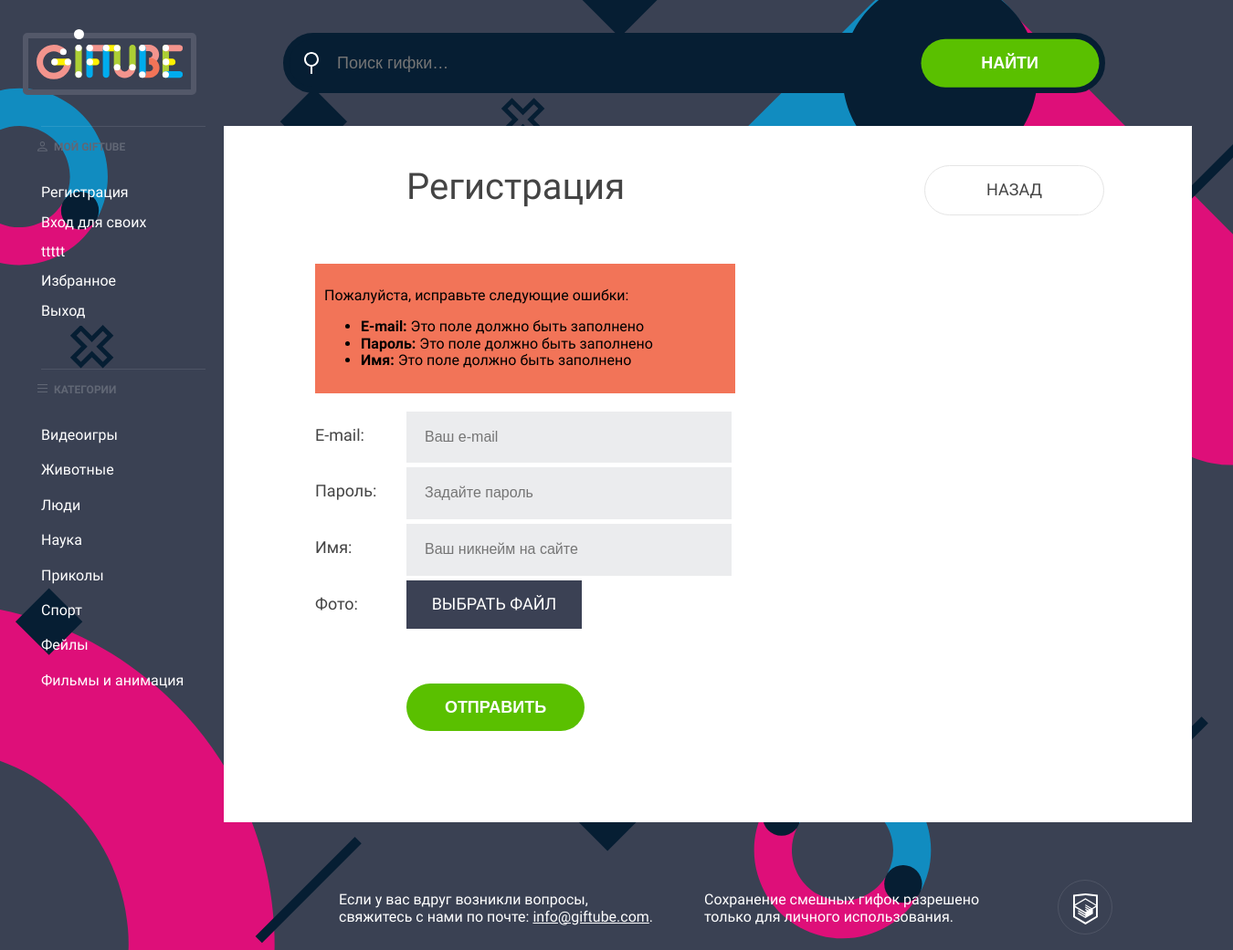
The app's page /signup.php with its own data.
### tables this page shows
CREATE TABLE categories (
  id            INT AUTO_INCREMENT PRIMARY KEY,
  name          CHAR(128) NOT NULL
);

### functions.php (called while the page is built, shortened)
<?php
function include_template($name, array $data = []) {
    $name = 'templates/' . $name;
    extract($data);
    require $name;
    $result = ob_get_clean();
    return $result;
}

### templates/layout.php (the view, shortened to what this page needs)
<!DOCTYPE html>
<html lang="ru">
<head>
    <link rel="stylesheet" href="../css/normalize.css">
    <link rel="stylesheet" href="../css/style.css">
    <link rel="stylesheet" href="../css/custom.css">
</head>
<body>
    <div class="container">
        <header class="main-header">
            <a class="logo" href="/index.php">
                <img class="logo__img" src="../img/logotype.svg" alt="Giftube" width="160" height="38">
            </a>
            <form class="search" action="/search.php" method="get">
                <div class="search__control">
                    <input class="search__text" type="text" name="q" value="" placeholder="Поиск гифки…">
                    <div class="search__submit">
                        <input class="button" type="submit" name="" value="Найти">
                    </div>
                </div>
            </form>
        </header>
        <div class="main-content">
            <section class="navigation">
                <div class="navigation__item">
                    <h3 class="navigation__title navigation__title--account">Мой Giftube</h3>
                    <nav class="navigation__links">
                        <a href="/signup.php">Регистрация</a>
                        <a href="/signin.php">Вход для своих</a>
                    </nav>
                    <nav class="navigation__links">
                        <a href="javascript:;">ttttt</a>
                        <a href="/favorites.php">Избранное</a>
                        <a href="/logout">Выход</a>
                    </nav>
                </div>
                <div class="navigation__item">
                    <h3 class="navigation__title navigation__title--list">Категории</h3>
                    <nav class="navigation__links">
                        <?php foreach ($categories as $category): ?>
                            <a href="/"><?= $category['name']; ?></a>
                        <?php endforeach; ?>
                    </nav>
                </div>
            </section>
            <main class="content"><?= $content; ?></main>
        </div>
        <footer class="main-footer">
            <div class="main-footer__col">Если у вас вдруг возникли вопросы, свяжитесь с нами по почте: <a href="mailto:info@giftube.com">info@giftube.com</a>.</div>
            <div class="main-footer__col">Сохранение смешных гифок разрешено только для личного использования.</div>
            <div class="main-footer__col main-footer__col--short">
                <a class="copyright-logo" href="/"><img src="img/htmlacademy.svg" alt="" width="27" height="34"></a>
            </div>
        </footer>
    </div>
</body>
</html>

### css/style.css (style rules this page uses)
body { min-width: 1340px; font-size: 16px; font-family: "Roboto", sans-serif; color: #ffffff; background-color: #3a4153; background-image: url("../img/background-pattern.svg"); background-position: -460px -75px; background-size: 1920px; }
.container { width: 1300px; margin: 0 auto; padding: 0 20px; }
.button { display: inline-block; width: 195px; padding: 16px 0; font-weight: 700; font-size: 18px; text-align: center; color: inherit; text-transform: uppercase; text-decoration: none; background-color: #5ac000; border: 0; border-radius: 30px; }
.main-header { display: flex; margin-bottom: 34px; padding-top: 36px; }
.logo { position: relative; margin-right: 95px; border: 6px solid #535869; border-radius: 5px; }
.logo::before { content: ""; position: absolute; top: -10px; left: 50px; width: 11px; height: 11px; background-color: #ffffff; border-radius: 50%; }
.logo__img { padding: 7px 9px; }
.search { width: 900px; }
.search__control { position: relative; display: flex; height: 52px; padding: 7px; }
.search__text { position: relative; z-index: 1; width: 628px; margin-right: 10px; padding-left: 52px; font-size: 18px; color: inherit; background-color: transparent; background-image: url("../img/search.svg"); background-repeat: no-repeat; background-position: 16px 50%; border: 0; outline: none; }
.search__submit { position: relative; width: 195px; }
.search__submit::after { content: ""; position: absolute; top: -7px; left: -698px; width: 886px; height: 52px; border: 7px solid #061e33; border-radius: 50px; }
.search__submit .button { position: absolute; top: 50%; left: 50%; z-index: 1; border-radius: 40px; transform: translate(-50%, -50%); transition: 0.1s; }
.main-content { display: flex; margin-bottom: 76px; }
.navigation { width: 180px; padding: 0 20px; color: #ffffff; }
.navigation__item { margin-bottom: 45px; padding-top: 6px; border-top: 1px solid rgba(255, 255, 255, 0.1); }
.navigation__title { position: relative; margin: 10px 0 28px; padding-left: 14px; font-size: 12px; color: #616775; text-transform: uppercase; }
.navigation__title::before { content: ""; position: absolute; left: -4px; background-repeat: no-repeat; background-position: 0 0; }
.navigation__title--account::before { width: 11px; height: 11px; background-image: url("../img/user.svg"); }
.navigation__title--list::before { width: 11px; height: 9px; background-image: url("../img/list.svg"); }
.navigation__title--list + .navigation__links a { margin-bottom: 10px; }
.navigation__links { display: inline-flex; flex-direction: column; margin-left: -5px; }
.navigation__links a { margin-bottom: 4px; padding: 5px; color: inherit; text-decoration: none; }
.content { display: flex; width: 860px; padding: 43px 100px 100px; background-color: #ffffff; }
.main-footer { display: flex; justify-content: flex-end; margin-right: 120px; margin-bottom: 75px; }
.main-footer a { color: inherit; }
.main-footer__col { width: 350px; margin-right: 50px; }
.main-footer__col--short { width: auto; margin-right: 0; }
.copyright-logo { position: relative; display: inline-block; width: 34px; height: 34px; }
.copyright-logo::before { content: ""; position: absolute; width: 58px; height: 58px; margin-top: -13px; margin-left: -13px; border: 1px solid rgba(255, 255, 255, 0.1); border-radius: 50%; }
.copyright-logo img { position: absolute; top: 4px; right: 0; bottom: 0; left: 0; margin: auto; }

### records on screen
categories: name "Видеоигры"
categories: name "Животные"
categories: name "Люди"
categories: name "Наука"
categories: name "Приколы"
categories: name "Спорт"
categories: name "Фейлы"
categories: name "Фильмы и анимация"

### other values on screen
$title "Регистрация"
